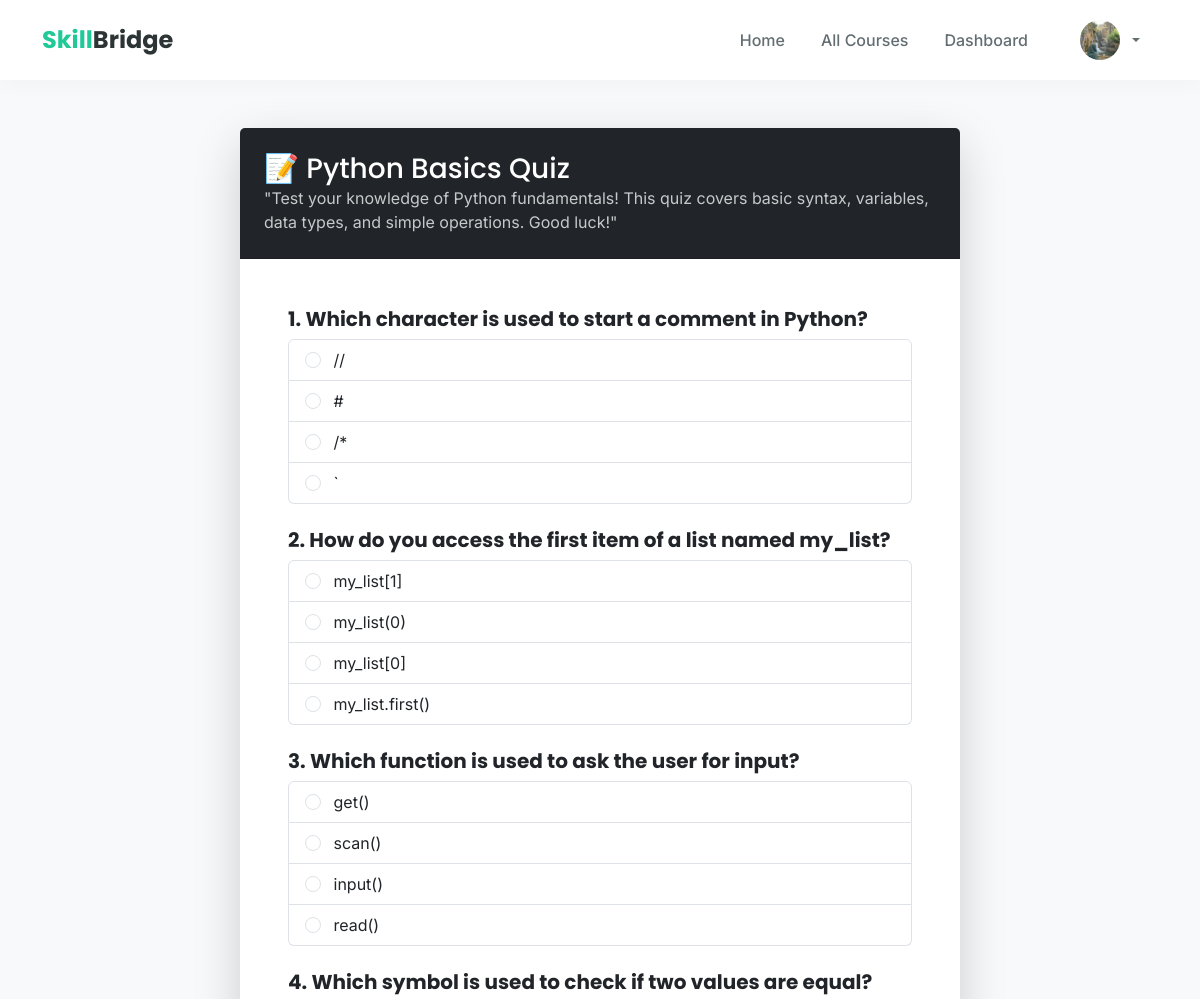
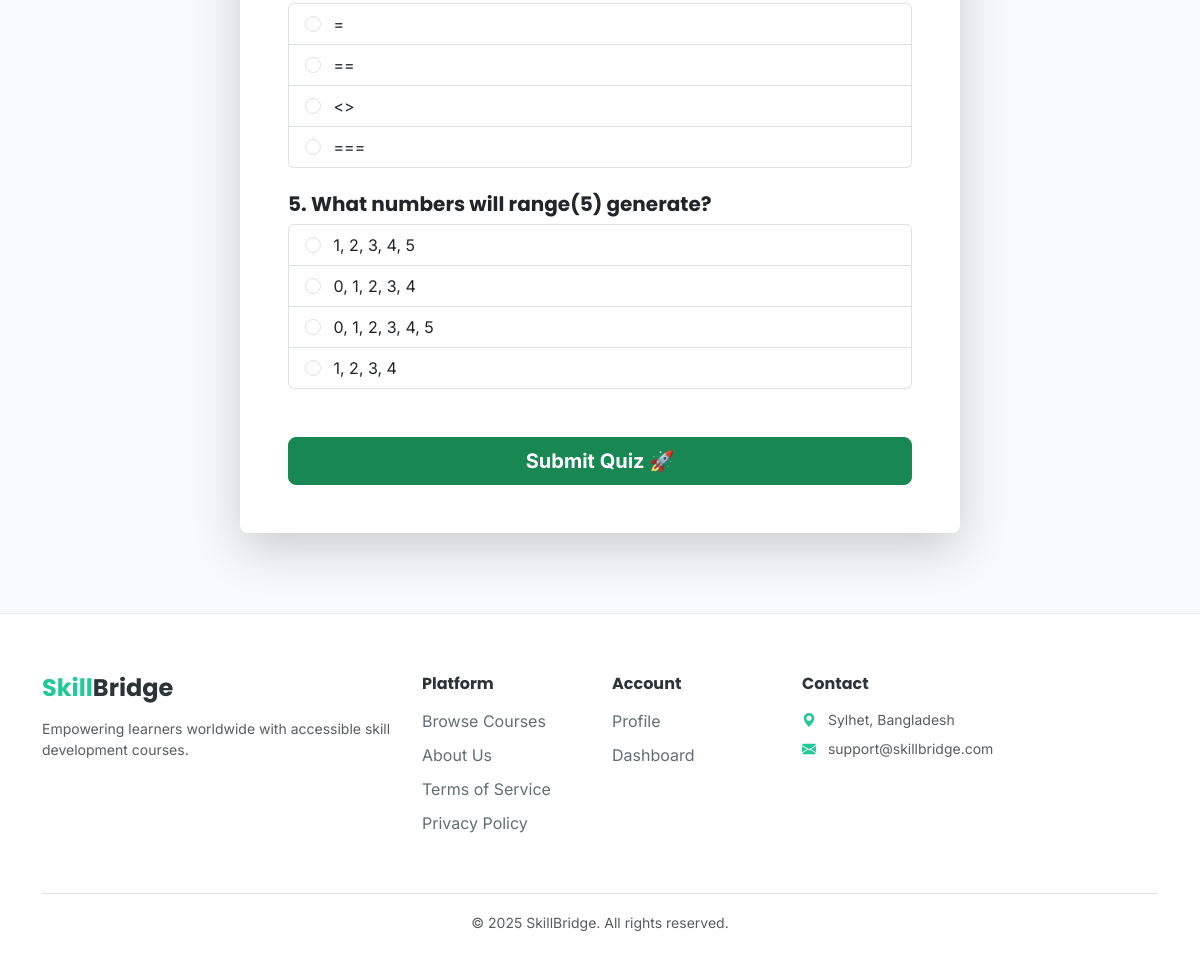
/course/3/quiz/2/ (signed in), run on the app's committed database (2 pictures, top to bottom).
### core/models.py (models this page shows, shortened)
class User(AbstractUser):
    ROLE_CHOICES = (
        ('student', 'Student'),
        ('mentor', 'Mentor'),
        ('admin', 'Admin'),
    )
    DEPT_CHOICES = (
        ('CSE', 'Computer Science & Engineering'),
        ('SWE', 'Software Engineering'),
        ('EEE', 'Electrical & Electronic Engineering'),
        ('BBA', 'Business Administration'),
        ('OTHER', 'Other'),
    )
    GENDER_CHOICES = (
        ('M', 'Male'),
        ('F', 'Female'),
        ('O', 'Other'),
    )
    TRACK_CHOICES = (
        ('web', 'Web Development'),
        ('data', 'Data Science'),
        ('network', 'Networking'),
        ('app', 'App Development'),
    )
    role = models.CharField(max_length=10, choices=ROLE_CHOICES, default='student')
    phone_number = models.CharField(max_length=15, blank=True, null=True)
    dob = models.DateField(null=True, blank=True, help_text="Date of Birth")
    gender = models.CharField(max_length=1, choices=GENDER_CHOICES, blank=True, null=True)
    address = models.TextField(blank=True, null=True)
    profile_photo = models.ImageField(upload_to='profile_photos/', blank=True, null=True)
    student_id = models.CharField(max_length=20, blank=True, null=True)
    department = models.CharField(max_length=10, choices=DEPT_CHOICES, blank=True, null=True)
    semester = models.CharField(max_length=20, blank=True, null=True)
    preferred_track = models.CharField(max_length=20, choices=TRACK_CHOICES, blank=True, null=True)
    learning_goal = models.CharField(max_length=255, blank=True, null=True)

class Quiz(models.Model):
    course = models.ForeignKey(Course, on_delete=models.CASCADE, related_name='quizzes')
    title = models.CharField(max_length=200)
    description = models.TextField()
    total_marks = models.IntegerField(default=10)

class Question(models.Model):
    quiz = models.ForeignKey(Quiz, on_delete=models.CASCADE, related_name='questions')
    text = models.TextField()
    order = models.IntegerField(default=1)

class Choice(models.Model):
    question = models.ForeignKey(Question, on_delete=models.CASCADE, related_name='choices')
    text = models.CharField(max_length=255)
    is_correct = models.BooleanField(default=False)

### core/views.py (the view, shortened to what this page needs)
# urls.py: path('course/<int:course_id>/quiz/<int:quiz_id>/', views.take_quiz, name='take_quiz'),
@login_required
def take_quiz(request, course_id, quiz_id):
    course = get_object_or_404(Course, id=course_id)
    quiz = get_object_or_404(Quiz, id=quiz_id, course=course)
    existing_result = QuizResult.objects.filter(student=request.user, quiz=quiz).first()
    return render(request, 'take_quiz.html', {
        'course': course,
        'quiz': quiz
    })

### core/templates/take_quiz.html (shortened to what this page needs)
{% extends 'base.html' %}
{% block content %}
<div class="container mt-5 mb-5">
    <div class="row justify-content-center">
        <div class="col-md-8">
            <div class="card shadow-lg border-0 rounded-3">
                <div class="card-header bg-dark text-white p-4">
                    <h3 class="mb-0">📝 {{ quiz.title }}</h3>
                    <p class="mb-0 opacity-75">{{ quiz.description }}</p>
                </div>
                <div class="card-body p-5">
                    <form method="post">
                        {% for question in quiz.questions.all %}
                            <div class="mb-4">
                                <h5 class="fw-bold">{{ forloop.counter }}. {{ question.text }}</h5>
                                <div class="list-group mt-2">
                                    {% for choice in question.choices.all %}
                                        <label class="list-group-item list-group-item-action">
                                            <input class="form-check-input me-2" type="radio" name="question_{{ question.id }}" value="{{ choice.id }}" required>
                                            {{ choice.text }}
                                        </label>
                                    {% endfor %}
                                </div>
                            </div>
                        {% endfor %}
                        <div class="d-grid mt-5">
                            <button type="submit" class="btn btn-success btn-lg fw-bold">Submit Quiz 🚀</button>
                        </div>
                    </form>
                </div>
            </div>
        </div>
    </div>
</div>
{% endblock %}

### core/templates/base.html (shortened to what this page needs)
<!DOCTYPE html>
<html lang="en">
<head>
    <link href="https://cdn.jsdelivr.net/npm/bootstrap@5.3.0/dist/css/bootstrap.min.css" rel="stylesheet">
    <link rel="stylesheet" href="https://cdn.jsdelivr.net/npm/bootstrap-icons@1.10.0/font/bootstrap-icons.css">
</head>
<body>
    <nav class="navbar navbar-expand-lg fixed-top">
        <div class="container">
            <a class="navbar-brand brand-font" href="{% url 'home' %}">
                <span class="text-brand">Skill</span>Bridge
            </a>
            <div class="collapse navbar-collapse" id="navbarNav">
                <ul class="navbar-nav ms-auto align-items-center">
                    <li class="nav-item"><a class="nav-link" href="{% url 'home' %}">Home</a></li>
                    <li class="nav-item"><a class="nav-link" href="{% url 'course_list' %}">All Courses</a></li>
                    {% if user.is_authenticated %}
                        <li class="nav-item"><a class="nav-link" href="{% url 'student_dashboard' %}">Dashboard</a></li>
                        <li class="nav-item dropdown ms-3">
                            <a class="nav-link dropdown-toggle d-flex align-items-center gap-2" href="#" role="button" data-bs-toggle="dropdown">
                                {% if user.profile_photo %}
                                    <img src="{{ user.profile_photo.url }}" style="width: 40px; height: 40px; border-radius: 50%; object-fit: cover;">
                                {% else %}
                                    <div style="width: 40px; height: 40px; background: var(--brand-color); color: white; border-radius: 50%; display: flex; align-items: center; justify-content: center; font-weight: bold;">
                                        {{ user.first_name|first|default:user.username|first|upper }}
                                    </div>
                                {% endif %}
                            </a>
                        </li>
                    {% else %}
                        <li class="nav-item ms-3"><a class="nav-link fw-bold text-dark" href="{% url 'student_login' %}">Log In</a></li>
                        <li class="nav-item ms-2"><a class="btn btn-brand" href="{% url 'student_register' %}">Sign Up Free</a></li>
                    {% endif %}
                </ul>
            </div>
        </div>
    </nav>
    <main class="container">
        {% block content %}{% endblock %}
    </main>
    <footer class="main-footer">
        <div class="container">
            <div class="row">
                <div class="col-lg-4 mb-4">
                    <h4 class="brand-font fw-bold"><span class="text-brand">Skill</span>Bridge</h4>
                    <p class="text-muted small mt-3">Empowering learners worldwide with accessible skill development courses.</p>
                </div>
                <div class="col-lg-2 col-6 mb-4">
                    <h6 class="fw-bold mb-3">Platform</h6>
                    <a href="{% url 'course_list' %}" class="footer-link">Browse Courses</a>
                    <a href="{% url 'about' %}" class="footer-link">About Us</a>
                    <a href="{% url 'terms' %}" class="footer-link">Terms of Service</a>
                    <a href="{% url 'privacy' %}" class="footer-link">Privacy Policy</a>
                </div>
                <div class="col-lg-2 col-6 mb-4">
                    <h6 class="fw-bold mb-3">Account</h6>
                    {% if user.is_authenticated %}
                        <a href="{% url 'student_profile' %}" class="footer-link">Profile</a>
                        <a href="{% url 'student_dashboard' %}" class="footer-link">Dashboard</a>
                    {% else %}
                        <a href="{% url 'student_login' %}" class="footer-link">Login</a>
                        <a href="{% url 'student_register' %}" class="footer-link">Register</a>
                    {% endif %}
                </div>
                <div class="col-lg-4 mb-4">
                    <h6 class="fw-bold mb-3">Contact</h6>
                    <p class="text-muted small mb-2"><i class="bi bi-geo-alt-fill text-brand me-2"></i> Sylhet, Bangladesh</p>
                    <p class="text-muted small mb-2"><i class="bi bi-envelope-fill text-brand me-2"></i> support@skillbridge.com</p>
                </div>
            </div>
            <div class="text-center mt-4 pt-3 border-top">
                <small class="text-muted">&copy; 2025 SkillBridge. All rights reserved.</small>
            </div>
        </div>
    </footer>
</body>
</html>

### core/templates/base.html (style rules this page uses)
:root { --brand-color: #20c997; --brand-dark: #17a589; --text-main: #2d3436; --text-muted: #636e72; --bg-body: #f8f9fa; --navbar-height: 80px; }
body { font-family: 'Inter', sans-serif; background-color: var(--bg-body); color: var(--text-main); padding-top: var(--navbar-height); opacity: 0; animation: fadeIn 0.5s ease-in-out forwards; }
h1, h2, h3, h4, h5, h6, .brand-font { font-family: 'Poppins', sans-serif; }
.navbar { background-color: rgba(255, 255, 255, 0.95); backdrop-filter: blur(10px); box-shadow: 0 4px 20px rgba(0,0,0,0.03); height: var(--navbar-height); }
.navbar-brand { font-weight: 700; font-size: 24px; color: var(--text-main) !important; }
.text-brand { color: var(--brand-color); }
.nav-link { font-weight: 500; color: var(--text-muted) !important; margin: 0 10px; transition: 0.3s; position: relative; }
.main-footer { background: white; padding: 60px 0 30px; margin-top: 80px; border-top: 1px solid #eee; }
.footer-link { color: var(--text-muted); text-decoration: none; display: block; margin-bottom: 10px; transition: 0.3s; }

### data on the page
User: profile_photo (picture)
Quiz: title "Python Basics Quiz", description "\"Test your knowledge of Python fundamentals! This quiz covers basic syntax, variables, data types, and simple operations. Good luck!\""
Question: text "Which character is used to start a comment in Python?"
Choice: text "//"
Choice: text "#"
Choice: text "/*"
Choice: text "`"
Question: text "How do you access the first item of a list named my_list?"
Choice: text "my_list[1]"
Choice: text "my_list(0)"
Choice: text "my_list[0]"
Choice: text "my_list.first()"
Question: text "Which function is used to ask the user for input?"
Choice: text "get()"
Choice: text "scan()"
Choice: text "input()"
Choice: text "read()"
Question: text "Which symbol is used to check if two values are equal?"
Choice: text "="
Choice: text "=="
Choice: text "<>"
Choice: text "==="
Question: text "What numbers will range(5) generate?"
Choice: text "1, 2, 3, 4, 5"
Choice: text "0, 1, 2, 3, 4"
Choice: text "0, 1, 2, 3, 4, 5"
Choice: text "1, 2, 3, 4"
